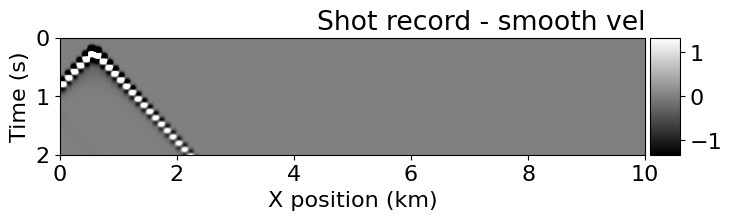
#> input picture output111.png, 731 x 220 px, found by its file name
$ jupyter execute --allow-errors 3project_forward_spyro.ipynb
#> lines starting #> are read from the running program, lines starting #| are printed output that depends on the picture
[cell 1]
import sys
sys.path.append("/Users/yw11823/ACSE/irp/spyro")

import os
os.environ["OMP_NUM_THREADS"] = "1"

from firedrake import *
import numpy as np
import finat
from ROL.firedrake_vector import FiredrakeVector as FeVector
import ROL
from mpi4py import MPI
import psutil

import spyro
import time

[cell 2]
from PIL import Image

# 确保使用正确的绝对路径
path_one = "/Users/yw11823/ACSE/irp/spyro/output111.png"
image1 = Image.open(path_one)
#> image1 is the input picture: PIL image 731x220 RGBA; mean R, G, B, A 189.7, 189.7, 189.7, 255
image1.size
#> Out = (731, 220)

[cell 3]
from PIL import Image

# 确保使用正确的绝对路径
path_one = "/Users/yw11823/ACSE/irp/spyro/true_forward_2d_spyro.png"
image2 = Image.open(path_one)
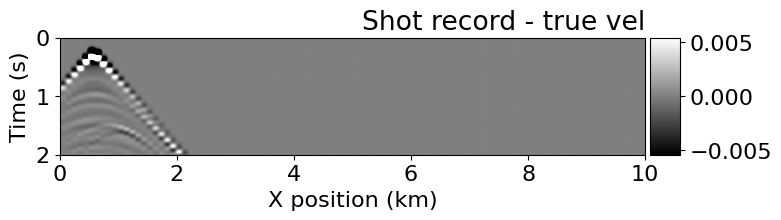
#> input picture true_forward_2d_spyro.png, 781 x 220 px, found by its file name
#> image2 is the input picture: PIL image 781x220 RGBA; mean R, G, B, A 193.3, 193.3, 193.3, 255
image2.size
#> Out = (781, 220)

[cell 4]
image2 = image2.resize(image1.size)
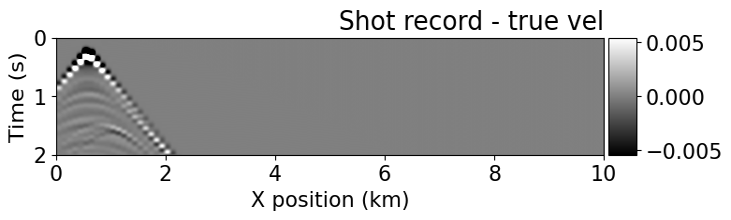
#> image2: PIL image 731x220 RGBA; mean R, G, B, A 193.2, 193.2, 193.2, 255
image2.size
#> Out = (731, 220)
